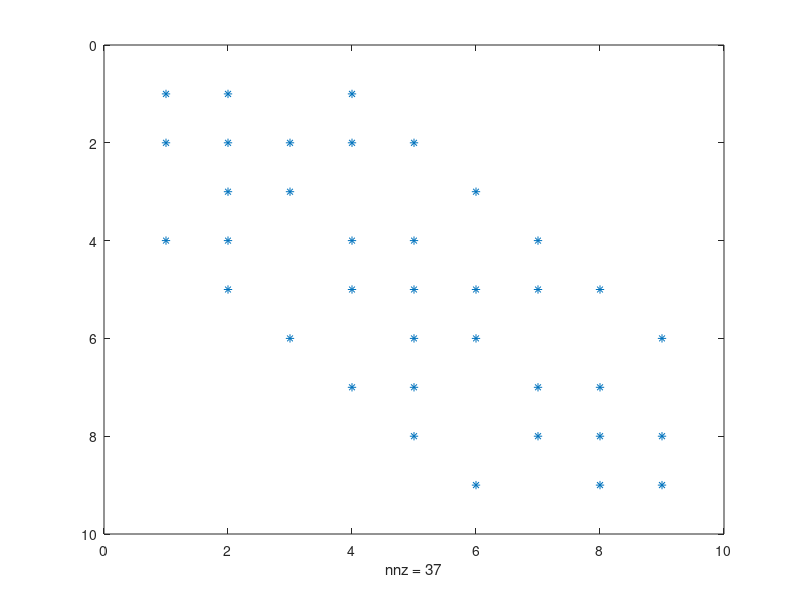

Write MATLAB code to recreate this figure.
clear
h=1/4;
x=0:h:1;
M = length(x);

% mesh
col = repmat(x',M,1);
row = reshape(repmat(x,M,1),[numel(col),1]);
N=[row, col];

% triangluation
T = [];
for j = 1:M-1
    for i = 1:M-1
        T = [T;
            i+M*(j-1) i+M*j i+1+M*(j-1);
            i+M*j i+1+M*j i+1+M*(j-1)];
    end
end

% % Visualize mesh
% trimesh(T,N(:,1),N(:,2))

%stiffness matrix A
A =sparse(M^2,M^2);
for n = 1:length(T)
    k = T(n,:);
    % gradient
    m=[N(k(1),1) N(k(1),2) 1;
       N(k(2),1) N(k(2),2) 1;
       N(k(3),1) N(k(3),2) 1];
    p1 = m\([1 0 0]');
    p2 = m\([0 1 0]');
    p3 = m\([0 0 1]');
    % element stiff matrix
    p11=p1(1:2)'*p1(1:2)*abs(det(m))/2;
    p22=p2(1:2)'*p2(1:2)*abs(det(m))/2;
    p33=p3(1:2)'*p3(1:2)*abs(det(m))/2;
    p12=p1(1:2)'*p2(1:2)*abs(det(m))/2;
    p23=p2(1:2)'*p3(1:2)*abs(det(m))/2;
    p13=p1(1:2)'*p3(1:2)*abs(det(m))/2;
    p21=p12;
    p32=p23;
    p31=p13;
    % Assembly
    A(k(1),k(1))=A(k(1),k(1))+p11;
    A(k(2),k(2))=A(k(2),k(2))+p22;
    A(k(3),k(3))=A(k(3),k(3))+p33;
    A(k(1),k(2))=A(k(1),k(2))+p12;
    A(k(2),k(3))=A(k(2),k(3))+p23;
    A(k(1),k(3))=A(k(1),k(3))+p13;
    A(k(2),k(1))=A(k(2),k(1))+p21;
    A(k(3),k(2))=A(k(3),k(2))+p32;
    A(k(3),k(1))=A(k(3),k(1))+p31;
end

% Remove basis ftns on boundary
B = [];
for k = 1:length(N)
    x = N(k,1);
    y = N(k,2);
    
    if x==0
        B=[B k];
    elseif x == 1
        B=[B k];
    elseif y == 0
        B=[B k];
    elseif y == 1
        B=[B k];
    end
end
A(B,:)=[];
A(:,B)=[];

spy(A)